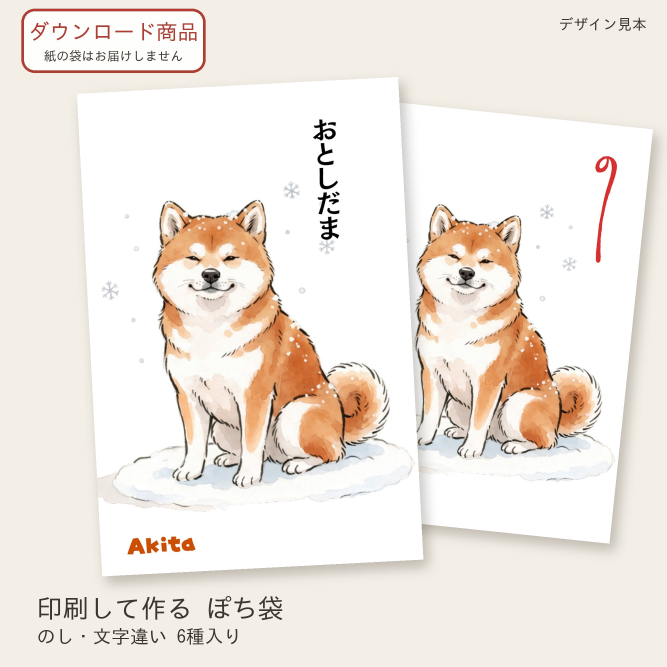
#> input picture shop/listing_akita_1.jpg, 2000 x 2000 px, given in place of 18.jpg, which was not available (shown at 1/3 size)
$ python make_kuroneko_images.py
#> lines starting #> are read from the running program, lines starting #| are printed output that depends on the picture; after the words box and inside, x2 and y2 are one past the last pixel; in counts of white or black regions, pixels touching at a corner belong together; pictures that were not available may be replaced by others from this repository, and a replacement may not be noted
### shop/make_listing_variants.py
"""商品画像: 6種類(のしのみ・おとしだま・ありがとう・おめでとう・こころばかり・無地)を並べる。
Canvaの画面のスクリーンショットから、左の袋の表だけを切り出す。"""
from pathlib import Path
import numpy as np
from PIL import Image, ImageDraw, ImageFilter, ImageFont

ROOT = Path(__file__).parent
D = Path("/tmp/claude-0/-home-user-my-first-repo/02cb9a5c-e2c2-5947-887e-aad52a1618eb/images")
FONT = "/usr/share/fonts/opentype/ipafont-gothic/ipag.ttf"
BG, INK = (244, 239, 230), (60, 52, 48)
S = 2000
ITEMS = [("78.jpg", "のしのみ"), ("81.jpg", "おとしだま"), ("79.jpg", "ありがとう"),
         ("80.jpg", "おめでとう"), ("76.jpg", "こころばかり"), ("77.jpg", "無地(手書き用)")]


def front(path):
    im = Image.open(path).convert("RGB")
    a = np.asarray(im).astype(int)
    g = (a.max(axis=2) < 200) & (a.min(axis=2) > 80) & ((a.max(axis=2) - a.min(axis=2)) < 25)
    H, W = g.shape
    best = (0, 0, 0)
    for y in range(int(H * 0.03), int(H * 0.4)):
        xs = np.nonzero(g[y, : W // 2])[0]
        if len(xs) < 100:
            continue
        r = max(np.split(xs, np.nonzero(np.diff(xs) > 3)[0] + 1), key=len)
        if len(r) > best[0]:
            best = (len(r), y, r[0])
    L, y, x = best
    k = L / 52.0
    x0, y0 = x - 6 * k, y + 20 * k
    pad = 1.2 * k  # 折り目の線を入れない
    return im.crop((int(x0 + pad), int(y0 + pad), int(x0 + 64 * k - pad), int(y0 + 95 * k - pad)))


# [19 lines left out: function main, not called in this run]


# [3 lines that do not run on import are left out]

### shop/make_kuroneko_images.py
"""黒猫の商品画像(1枚目のデザイン見本と、3枚目の6種類)。"""
from pathlib import Path
from PIL import Image, ImageDraw, ImageFilter, ImageFont
import os
import sys
sys.path.insert(0, str(Path(__file__).parent))
import make_listing_variants as mv

mv.D = Path(os.environ.get("IMG_DIR", "/tmp/claude-0/-home-user/068ade54-c79c-53ef-8da1-36e19e767c22/images"))
# 2ページ分を1枚にまとめたスクリーンショットは、左右に切って使う
for n in ("18", "19"):
    im = Image.open(mv.D / f"{n}.jpg")
#> im is the input picture: PIL image 2000x2000 RGB; mean R, G, B 240.8, 233.2, 225.2
    w, h = im.size
#> w = 2000; h = 2000
    im.crop((0, 0, w // 2, h)).save(mv.D / f"{n}a.jpg", quality=95)
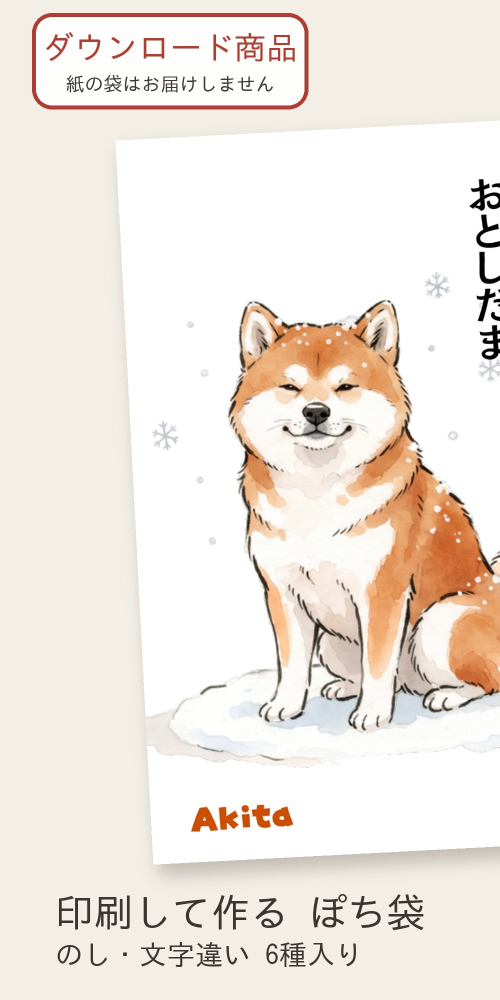
#> saved as 18a.jpg: PIL image 1000x2000 RGB (shown at 1/2 size); mean R, G, B 239.9, 231.9, 223.7
    im.crop((w // 2, 0, w, h)).save(mv.D / f"{n}b.jpg", quality=95)
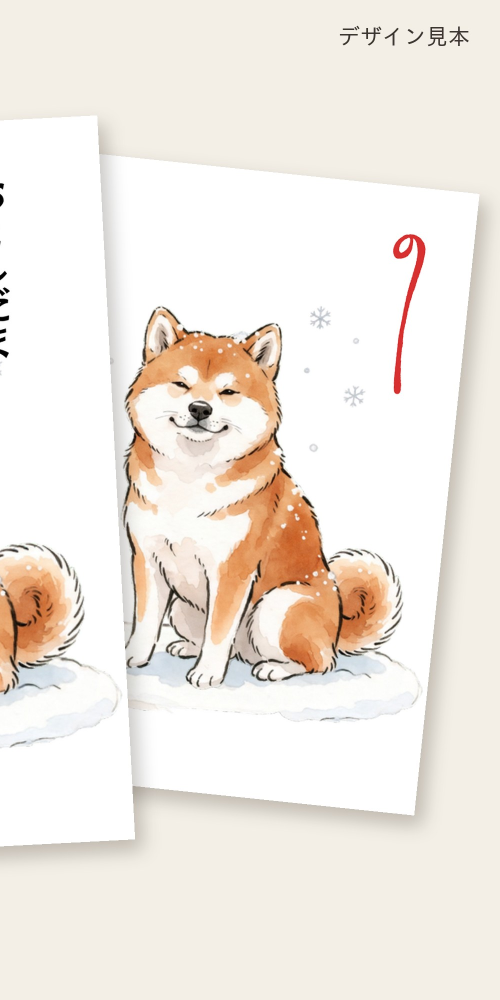
#> saved as 18b.jpg: PIL image 1000x2000 RGB (shown at 1/2 size); mean R, G, B 241.7, 234.6, 226.8
#> pass 2 of the loop `for n in ("18", "19"):`:
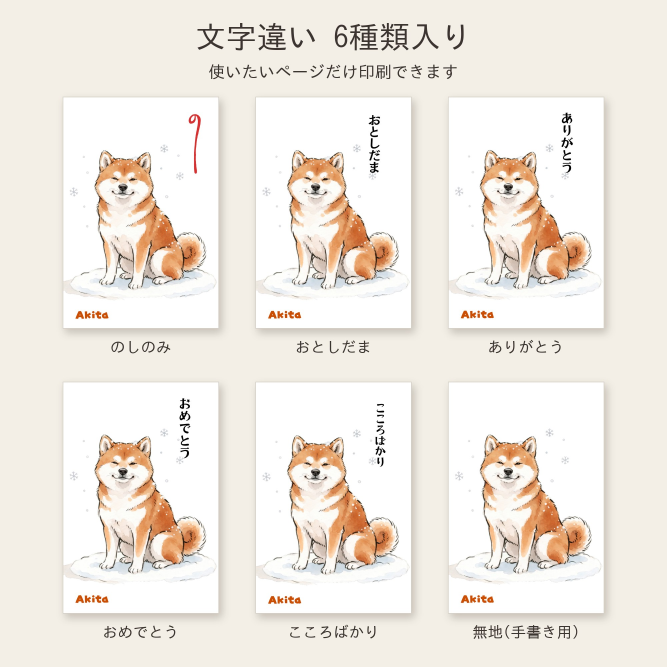
#> input picture shop/listing_akita_3.jpg, 2000 x 2000 px, given in place of 19.jpg, which was not available (shown at 1/3 size)
#> im is the input picture: PIL image 2000x2000 RGB; mean R, G, B 240.6, 234.1, 226.1
#> `im.crop((0, 0, w // 2, h)).save(mv.D / f"{n}a.jpg", quality=95)`:
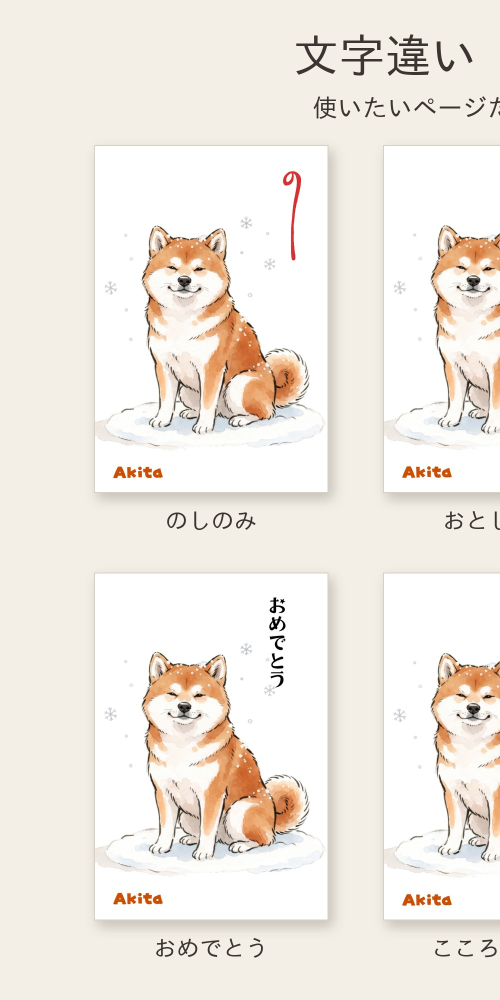
#> saved as 19a.jpg: PIL image 1000x2000 RGB (shown at 1/2 size); mean R, G, B 241.2, 235.1, 227.2
#> `im.crop((w // 2, 0, w, h)).save(mv.D / f"{n}b.jpg", quality=95)`:
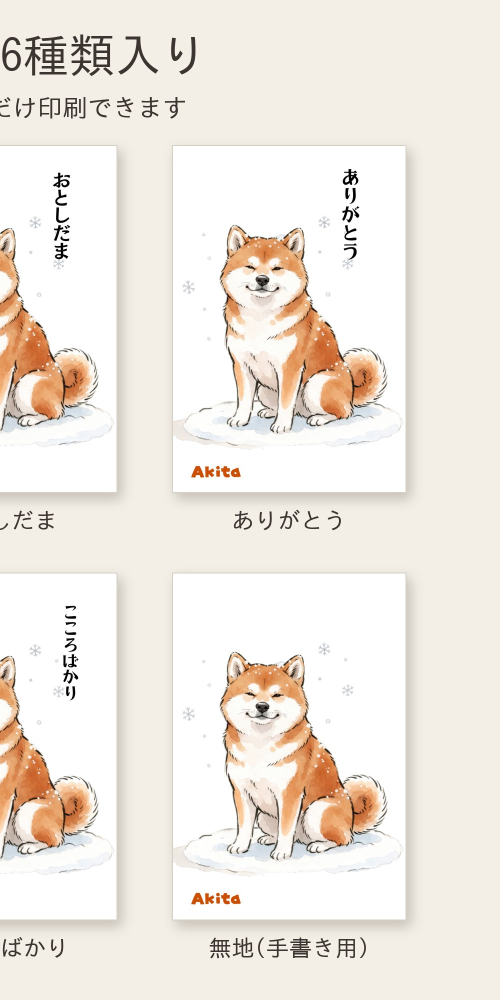
#> saved as 19b.jpg: PIL image 1000x2000 RGB (shown at 1/2 size); mean R, G, B 239.9, 233.2, 225

ROOT = Path(__file__).parent
BG, INK = (244, 239, 230), (60, 52, 48)
FONT = "/usr/share/fonts/opentype/ipafont-gothic/ipag.ttf"
S = 2000
c = Image.new("RGBA", (S, S), BG + (255,))
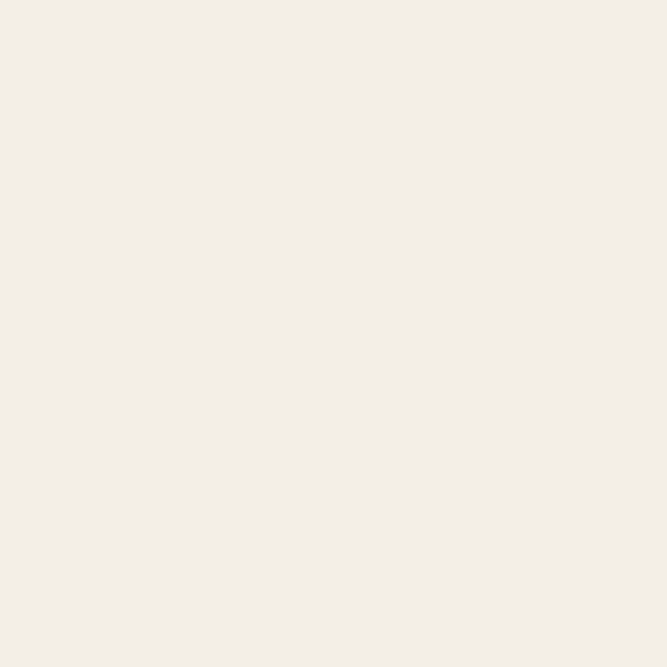
#> c: PIL image 2000x2000 RGBA (shown at 1/3 size); mean R, G, B, A 244, 239, 230, 255
d = ImageDraw.Draw(c)
f = lambda n: ImageFont.truetype(FONT, n)


def card(fn, h, angle):
    im = mv.front(mv.D / fn)
#> in front, `g = (a.max(axis=2) < 200) & (a.min(axis=2) > 80) & ((a.max(axis=2) - a..`:
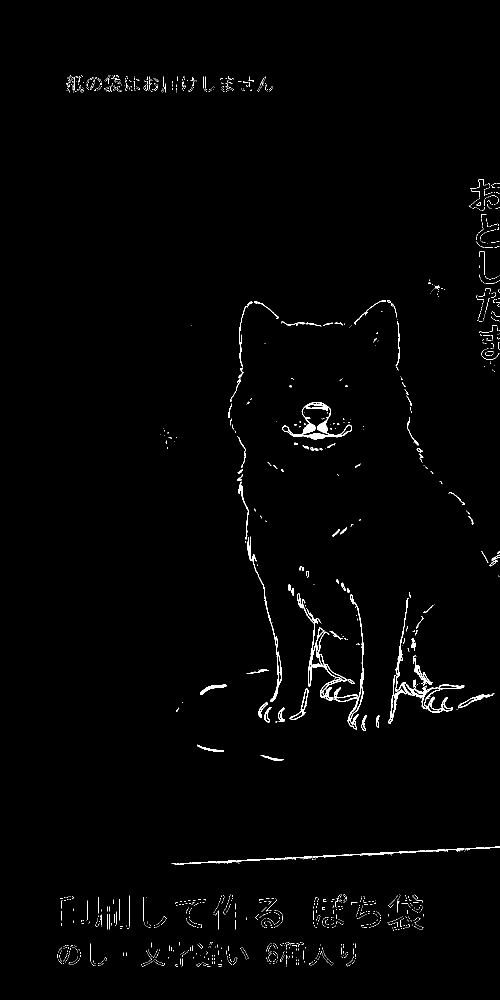
#> g: shape (2000, 1000) bool (shown at 1/2 size); 1.1% white in thin lines or dots, all inside (x1, y1, x2, y2) = (115, 150, 1000, 1934)
#> after the loop in front, `for y in range(int(H * 0.03), int(H * 0.4)):`: best = (0, 0, 0)
#> in front, `L, y, x = best`: L = 0
#> (the run stopped early here; a loop or call above may not have finished)
